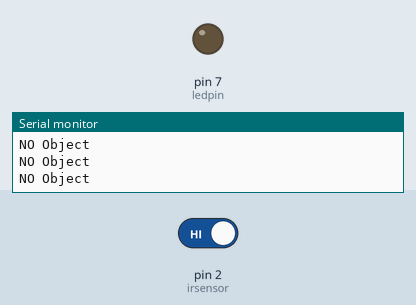
Recording of a sketch running on a simulated Arduino Uno, built with avr-gcc and run on an emulated ATmega328P. Shown: output pins drawn as LEDs (lit = HIGH), the last lines printed to the serial monitor. Inputs (shaded band) come from the test bench; at power-on: pin 2 (irsensor) HIGH.

Above: at 1.4 s.
1.5 s: pin 2 (irsensor) driven LOW
At 2.7 s:
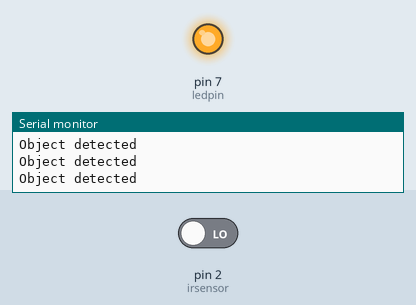
3.0 s: pin 2 (irsensor) driven HIGH
At 3.9 s:
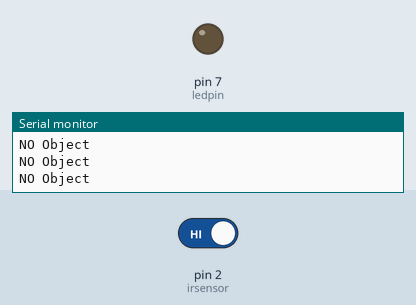
Timing chart, 0 to 6.0 s (numbered marks = the images above; inputs shaded):
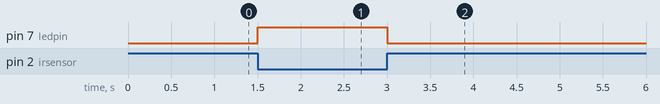

Measured:
- after the input at 1.5 s, pin 7 (ledpin): LOW → HIGH at once
- after the input at 3.0 s, pin 7 (ledpin): HIGH → LOW at once

The sketch:

IR_sensor.ino.ino
```cpp
int irsensor = 2;
int sensorvalue =0;
int ledpin =7;

void setup() {
  Serial.begin(9600);
  pinMode(irsensor,INPUT);
  pinMode(ledpin,OUTPUT);

}

void loop() {

  sensorvalue = digitalRead(irsensor); // 0/1

  if(sensorvalue==LOW){
    digitalWrite(ledpin,HIGH);
    Serial.println("Object detected");
  }
  else{
     digitalWrite(ledpin,LOW);
    Serial.println("NO Object");
  }

  delay(300);


}
```
